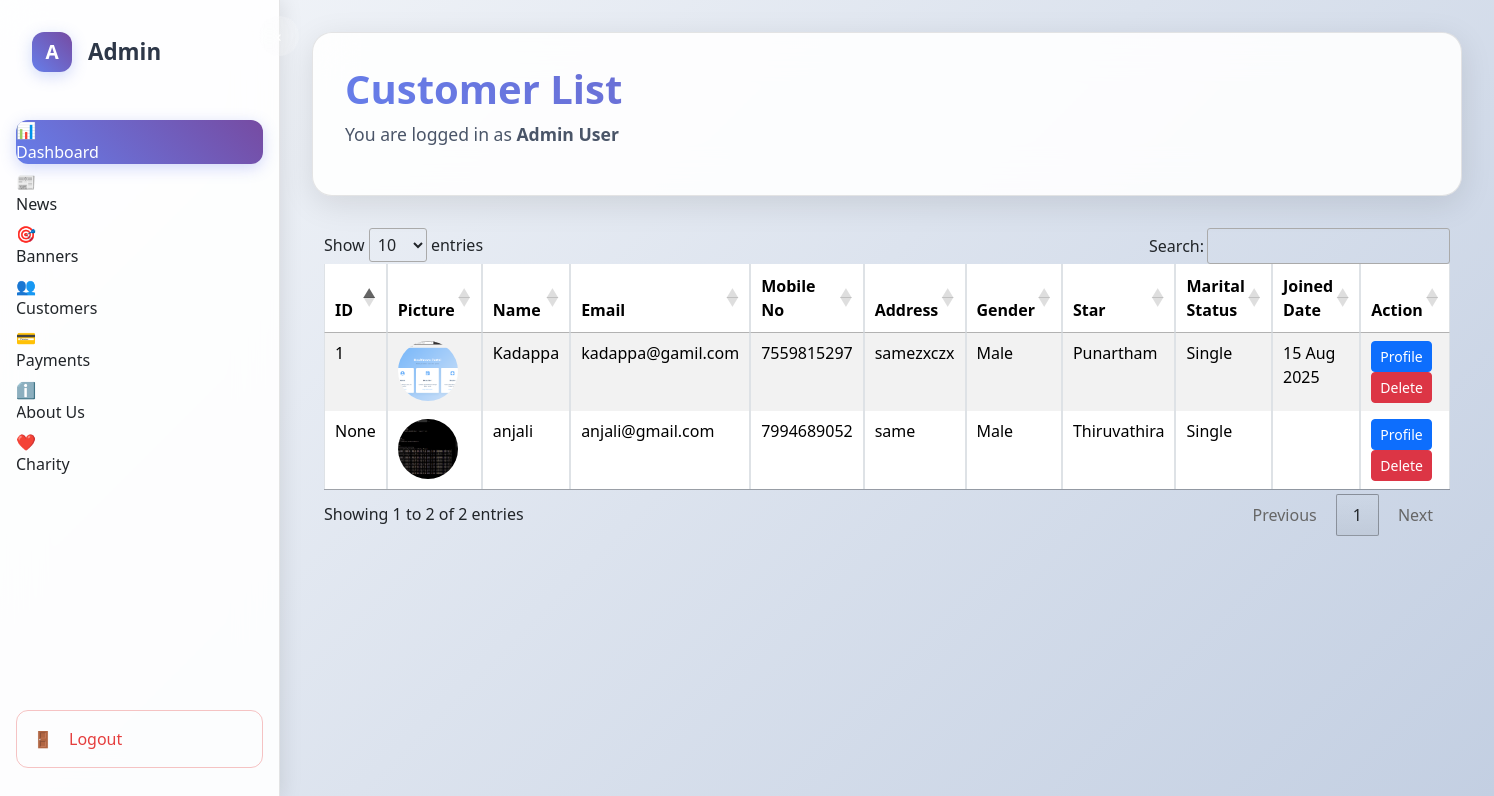
The page /customers/ (signed in) on the database its author committed.
### accounts/models.py (models this page shows, shortened)
class Customer(models.Model):
    user = models.OneToOneField(User, related_name="customer_profile", on_delete=models.CASCADE, blank=True, null=True)
    CASTE_CHOICES = (
        ("Mudaliar", "Mudaliar"),
        ("Chetty", "Chetty"),
        ("Devanga", "Devanga"),
        ("Ezhavas_Thiyas", "Ezhavas & Thiyas"),
        ("Thandan", "Thandan"),
    )
    MARITAL_STATUS_CHOICES = (
        ("Single", "Single"),
        ("Divorced", "Divorced"),
    )
    STAR_CHOICES = (
        ("Aswathi", "Aswathi"),
        ("Bharani", "Bharani"),
        ("Karthika", "Karthika"),
        ("Rohini", "Rohini"),
        ("Makayiram", "Makayiram"),
        ("Thiruvathira", "Thiruvathira"),
        ("Punartham", "Punartham"),
        ("Pooyam", "Pooyam"),
        ("Aayilyam", "Aayilyam"),
        ("Makam", "Makam"),
        ("Pooram", "Pooram"),
        ("Uthram", "Uthram"),
        ("Atham", "Atham"),
        ("Chittira", "Chittira"),
        ("Chothi", "Chothi"),
        ("Vishakam", "Vishakam"),
        ("Anizham", "Anizham"),
        ("Thiruketta", "Thiruketta"),
        ("Moolam", "Moolam"),
        ("Pooradam", "Pooradam"),
        ("Uthradam", "Uthradam"),
        ("Thiruvonam", "Thiruvonam"),
        ("Avittam", "Avittam"),
        ("Chathayam", "Chathayam"),
        ("Pooruruttathi", "Pooruruttathi"),
        ("Uthrattathi", "Uthrattathi"),
        ("Revathi", "Revathi"),
    )
    father_name = models.CharField(max_length=256, blank=True, null=True)
    age = models.IntegerField(blank=True, null=True)
    gender = models.CharField(max_length=256, blank=True, null=True)
    contact_no = models.CharField(max_length=10, blank=True, null=True)
    description = models.CharField(max_length=256, blank=True, null=True)
    profile_image = models.ImageField(upload_to="profile_images/", null=True, blank=True)
    id_proof = models.CharField(max_length=256, blank=True, null=True)
    address = models.CharField(max_length=300, blank=True, null=True)
    star = models.CharField(max_length=50, choices=STAR_CHOICES, blank=True, null=True)
    married_sisters = models.CharField(max_length=250, blank=True, null=True)
    married_brothers = models.CharField(max_length=250, blank=True, null=True)
    no_sisters = models.CharField(max_length=250, blank=True, null=True)
    no_brothers = models.CharField(max_length=250, blank=True, null=True)
    mother_job = models.CharField(max_length=250, blank=True, null=True)
    father_job = models.CharField(max_length=250, blank=True, null=True)
    mother_name = models.CharField(max_length=250, blank=True, null=True)
    landline_no = models.IntegerField(blank=True, null=True)
    year = models.CharField(max_length=250, blank=True, null=True)
    school = models.CharField(max_length=250, blank=True, null=True)
    education = models.CharField(max_length=250, blank=True, null=True)
    income = models.CharField(max_length=250, blank=True, null=True)
    job_city = models.CharField(max_length=250, blank=True, null=True)
    job_department = models.CharField(max_length=250, blank=True, null=True)
    company = models.CharField(max_length=250, blank=True, null=True)
    job = models.CharField(max_length=250, blank=True, null=True)
    caste = models.CharField(max_length=250, choices=CASTE_CHOICES, blank=True, null=True)
    marital_status = models.CharField(max_length=50, choices=MARITAL_STATUS_CHOICES, blank=True, null=True)
    physical_condition = models.CharField(max_length=250, blank=True, null=True)
    weight = models.CharField(max_length=250, blank=True, null=True)
    complexion = models.CharField(max_length=250, blank=True, null=True)
    height = models.CharField(max_length=250, blank=True, null=True)
    time_birth = models.CharField(max_length=250, blank=True, null=True)
    place_birth = models.CharField(max_length=250, blank=True, null=True)
    dob = models.CharField(max_length=250, blank=True, null=True)
    district = models.CharField(max_length=250, blank=True, null=True)
    city = models.CharField(max_length=250, blank=True, null=True)
    post = models.CharField(max_length=250, blank=True, null=True)
    pin_code = models.CharField(max_length=250, blank=True, null=True)
    street = models.CharField(max_length=250, blank=True, null=True)
    house_name = models.CharField(max_length=250, blank=True, null=True)
    STATUS_CHOICES = (
        (0, "Pending"),
        (1, "Approved"),
    )
    status = models.IntegerField(choices=STATUS_CHOICES, default=0)
    is_active= models.BooleanField(default=True)
    created = models.DateTimeField(auto_now_add=True, blank=True, null=True)
    updated = models.DateTimeField(auto_now=True, blank=True, null=True)
    dosham = models.CharField(max_length=50, blank=True, null=True)

class User(AbstractUser):
    is_superadmin = models.BooleanField(default=False)
    is_customer = models.BooleanField(default=False)

### accounts/views.py (the view)
# urls.py: path('customers/', views.customer_list, name='customer-list'),
@login_required
def customer_list(request):
    customers = Customer.objects.select_related('user').all()  # fetch related user
    return render(request, 'super_admin/customers.html', {'customers': customers})

### templates/super_admin/customers.html (shortened to what this page needs)
<!DOCTYPE html>
<html lang="en">
<head>
</head>
<body>
    <div class="dashboard-container">
        <aside class="sidebar" id="sidebar">
            <button class="toggle-btn" onclick="toggleSidebar()">
                <span id="toggle-icon">‹</span>
            </button>
            <div class="sidebar-header">
                <div class="logo">A</div>
                <span class="logo-text">Admin</span>
            </div>
            <nav role="navigation">
                <ul class="nav-menu">
                    <li class="nav-item">
                        <a href="/super-admin/dashboard/" class="nav-link active" onclick="setActive(this)">
                            <span class="nav-icon">📊</span>
                            <span class="nav-text">Dashboard</span>
                        </a>
                    </li>
                    <li class="nav-item">
                        <a href="/news/" class="nav-link" onclick="setActive(this)">
                            <span class="nav-icon">📰</span>
                            <span class="nav-text">News</span>
                        </a>
                    </li>
                    <li class="nav-item">
                        <a href="/banners/" class="nav-link" onclick="setActive(this)">
                            <span class="nav-icon">🎯</span>
                            <span class="nav-text">Banners</span>
                        </a>
                    </li>
                    <li class="nav-item">
                        <a href="/customers/" class="nav-link" onclick="setActive(this)">
                            <span class="nav-icon">👥</span>
                            <span class="nav-text">Customers</span>
                        </a>
                    </li>
                    <li class="nav-item">
                        <a href="#" class="nav-link" onclick="setActive(this)">
                            <span class="nav-icon">💳</span>
                            <span class="nav-text">Payments</span>
                        </a>
                    </li>
                    <li class="nav-item">
                        <a href="/about-us/" class="nav-link" onclick="setActive(this)">
                            <span class="nav-icon">ℹ️</span>
                            <span class="nav-text">About Us</span>
                        </a>
                    </li>
                    <li class="nav-item">
                        <a href="#" class="nav-link" onclick="setActive(this)">
                            <span class="nav-icon">❤️</span>
                            <span class="nav-text">Charity</span>
                        </a>
                    </li>
                </ul>
            </nav>
            <div class="logout-section">
                <a href="#" class="logout-link" onclick="confirmLogout(event)">
                    <span class="nav-icon">🚪</span>
                    <span class="nav-text">Logout</span>
                </a>
            </div>
        </aside>
        <main class="main-content">
            <div class="header">
                <h1>Customer List</h1>
                <p>You are logged in as <strong>Admin User</strong></p>
            </div>
            <div class="container mt-4">
                <table id="customerTable" class="table table-striped table-bordered">
                    <thead>
                        <tr>
                            <th>ID</th>
                            <th>Picture</th>
                            <th>Name</th>
                            <th>Email</th>
                            <th>Mobile No</th>
                            <th>Address</th>
                            <th>Gender</th>
                            <th>Star</th>
                            <th>Marital Status</th>
                            <th>Joined Date</th>
                            <th>Action</th>
                        </tr>
                    </thead>
                    <tbody>
                        {% for customer in customers %}
                        <tr>
                            <td>{{ customer.id_proof }}</td>
                            <td>
                                {% if customer.profile_image %}
                                <img src="{{ customer.profile_image.url }}" alt="{{ customer.user.get_full_name }}"
                                    style="width: 60px; height: 60px; object-fit: cover; border-radius: 50%;">
                                {% else %}
                                No Image
                                {% endif %}
                            </td>
                            <td>{{ customer.user.get_full_name }}</td>
                            <td>{{ customer.user.email }}</td>
                            <td>{{ customer.contact_no }}</td>
                            <td>{{ customer.address }}</td>
                            <td>{{ customer.gender }}</td>
                            <td>{{ customer.star }}</td>
                            <td>{{ customer.marital_status }}</td>
                            <td>{{ customer.created|date:"d M Y" }}</td>
                            <td>
                               <a href="{% url 'customer_detail' customer.id %}" class="btn btn-primary btn-sm">Profile</a>
                                <a href="" class="btn btn-sm btn-danger">Delete</a>
                            </td>
                        </tr>
                        {% endfor %}
                    </tbody>
                </table>
            </div>
        </main>
<link href="https://cdn.jsdelivr.net/npm/bootstrap@5.3.3/dist/css/bootstrap.min.css" rel="stylesheet">
        <link rel="stylesheet" href="https://cdn.datatables.net/1.13.5/css/jquery.dataTables.min.css">
</body>
</html>

### templates/super_admin/customers.html (style rules this page uses)
* { margin: 0; padding: 0; box-sizing: border-box; }
body { font-family: 'Segoe UI', Tahoma, Geneva, Verdana, sans-serif; background: linear-gradient(135deg, #f5f7fa 0%, #c3cfe2 100%); min-height: 100vh; overflow-x: hidden; }
.dashboard-container { display: flex; min-height: 100vh; }
.sidebar { width: 280px; background: rgba(255, 255, 255, 0.9); backdrop-filter: blur(20px); border-right: 1px solid rgba(0, 0, 0, 0.1); padding: 2rem 0; position: fixed; height: 100vh; z-index: 1000; transition: all 0.3s ease; box-shadow: 2px 0 20px rgba(0, 0, 0, 0.1); }
.sidebar-header { padding: 0 2rem; margin-bottom: 3rem; display: flex; align-items: center; gap: 1rem; }
.logo { width: 40px; height: 40px; background: linear-gradient(45deg, #667eea, #764ba2); border-radius: 12px; display: flex; align-items: center; justify-content: center; color: white; font-weight: bold; font-size: 1.2rem; box-shadow: 0 4px 15px rgba(102, 126, 234, 0.3); }
.logo-text { color: #2d3748; font-size: 1.4rem; font-weight: 600; transition: opacity 0.3s ease; }
.nav-menu { list-style: none; padding: 0 1rem; }
.nav-item { margin-bottom: 0.5rem; }
.nav-link { display: flex; align-items: center; gap: 1rem; padding: 1rem; color: #4a5568; text-decoration: none; border-radius: 12px; transition: all 0.3s ease; position: relative; overflow: hidden; }
.nav-link.active { background: linear-gradient(45deg, #667eea, #764ba2); color: white; box-shadow: 0 4px 15px rgba(102, 126, 234, 0.3); }
.nav-icon { width: 20px; height: 20px; display: flex; align-items: center; justify-content: center; }
.nav-text { transition: opacity 0.3s ease; }
.logout-section { position: absolute; bottom: 2rem; left: 1rem; right: 1rem; }
.logout-link { display: flex; align-items: center; gap: 1rem; padding: 1rem; color: #e53e3e; text-decoration: none; border-radius: 12px; transition: all 0.3s ease; border: 1px solid rgba(229, 62, 62, 0.3); }
.main-content { flex: 1; margin-left: 280px; padding: 2rem; transition: margin-left 0.3s ease; }
.header { background: rgba(255, 255, 255, 0.9); backdrop-filter: blur(20px); border-radius: 20px; padding: 2rem; margin-bottom: 2rem; border: 1px solid rgba(0, 0, 0, 0.1); box-shadow: 0 8px 32px rgba(0, 0, 0, 0.1); }
.header h1 { color: #2d3748; font-size: 2.5rem; font-weight: 700; margin-bottom: 0.5rem; background: linear-gradient(45deg, #667eea, #764ba2); -webkit-background-clip: text; -webkit-text-fill-color: transparent; background-clip: text; }
.header p { color: #4a5568; font-size: 1.1rem; }
.toggle-btn { position: absolute; top: 1rem; right: -20px; width: 40px; height: 40px; background: rgba(255, 255, 255, 0.1); backdrop-filter: blur(20px); border: none; border-radius: 50%; color: white; cursor: pointer; display: flex; align-items: center; justify-content: center; transition: all 0.3s ease; z-index: 1001; }

### rows shown on the page
Customer: id_proof "None", profile_image (picture), user.get_full_name "anjali", user.email "anjali@gmail.com", contact_no "7994689052", address "same", gender "Male", star "Thiruvathira", marital_status "Single"
Customer: id_proof "1", profile_image (picture), user.get_full_name "Kadappa", user.email "kadappa@gamil.com", contact_no "7559815297", address "samezxczx", gender "Male", star "Punartham", marital_status "Single", created "15 Aug 2025"
